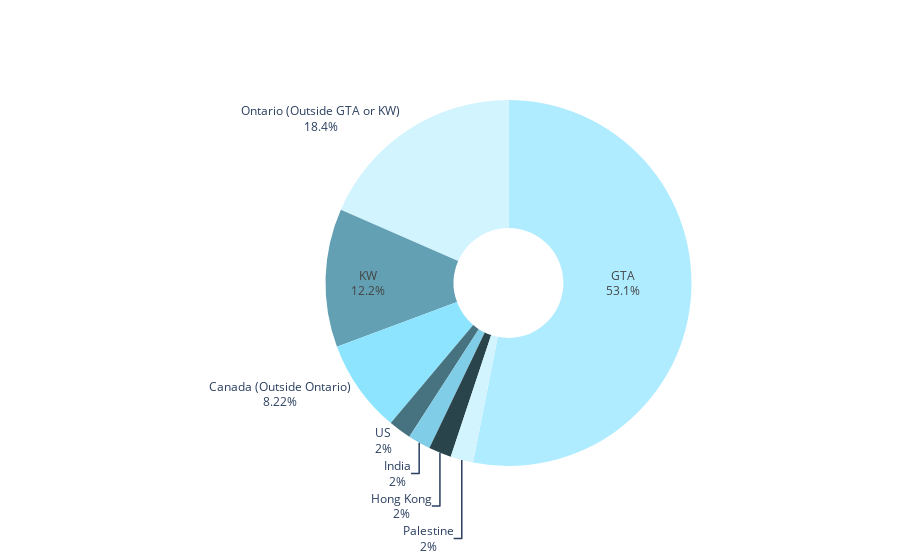

Notebook code for this chart:
### Markdown cell above
# 4 - Where is home

### Code cell
labels = ['GTA', 'KW', 'Ontario (Outside GTA or KW)', 'Canada (Outside Ontario)', 'US', 'India', 'Hong Kong', 'Palestine']
values = [53,12.2, 18.4, 8.2, 2, 2, 2, 2]
colors = ['#afecff', '#63a0b3', '#d1f4ff', '#8de4ff', '#477280', '#7fcde6', '#2a444c', '#d1f4ff']
fig = go.Figure(data=[go.Pie(labels=labels, values=values, textinfo='label+percent',
                             insidetextorientation='radial', marker_colors=colors, hole=.3
                            )])

fig.update_layout(showlegend=False)
iplot(fig)

### Figure 1 — Plotly figure (JSON) as saved in the notebook; plotly's stock layout.template omitted (floating-point values rounded to 4 significant figures)
{"data": [{"hole": 0.3, "insidetextorientation": "radial", "labels": ["GTA", "KW", "Ontario (Outside GTA or KW)", "Canada (Outside Ontario)", "US", "India", "Hong Kong", "Palestine"], "marker": {"colors": ["#afecff", "#63a0b3", "#d1f4ff", "#8de4ff", "#477280", "#7fcde6", "#2a444c", "#d1f4ff"]}, "textinfo": "label+percent", "type": "pie", "values": [53, 12.2, 18.4, 8.2, 2, 2, 2, 2]}], "layout": {"showlegend": false}}
